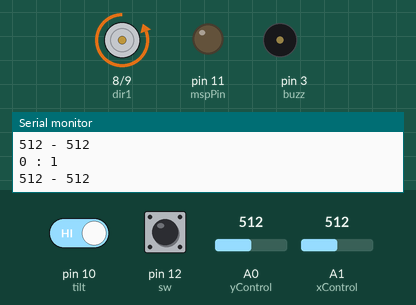
Recording of a sketch running on a simulated Arduino Uno, built with avr-gcc and run on an emulated ATmega328P. Parts: motor-driver pin pairs drawn as motors (green arrow = first pin HIGH = forward, orange = second pin HIGH = backward, longer = more drive), output pins drawn as LEDs (lit = HIGH), buzzer (waves = sounding, pin HIGH), the last lines printed to the serial monitor. Inputs (shaded band) come from the test bench; at power-on: A0 (yControl) = 512, pin 12 (sw) LOW, pin 10 (tilt) HIGH, A1 (xControl) = 512.

Above: at 1.2 s.
1.3 s: A0 (yControl) set to 488
At 2.5 s:
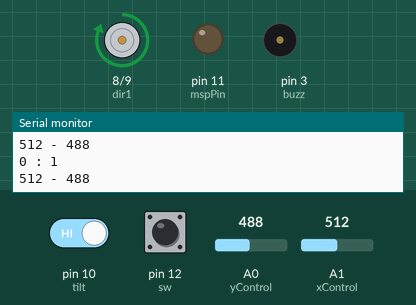
2.8 s: pin 12 (sw) pulled HIGH for 0.15 s
4.4 s: pin 10 (tilt) driven LOW
At 5.4 s:
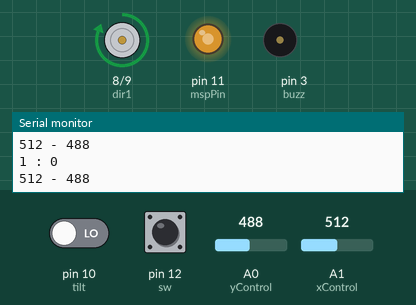
5.9 s: A1 (xControl) set to 716
At 6.3 s:
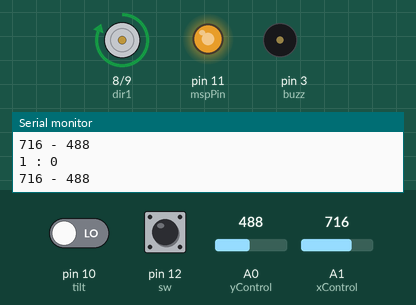
7.4 s: A0 (yControl) set to 510
At 8.5 s:
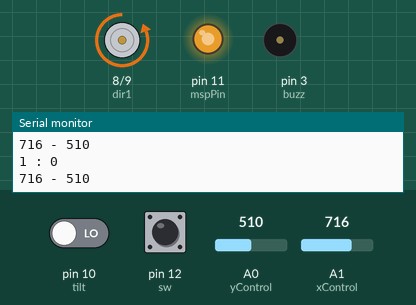
8.9 s: A1 (xControl) set to 511
At 9.6 s:
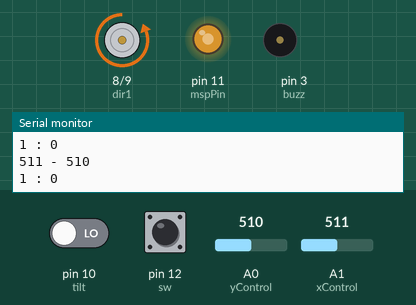
Timing chart, 0 to 11.4 s (numbered marks = the images above; inputs shaded):
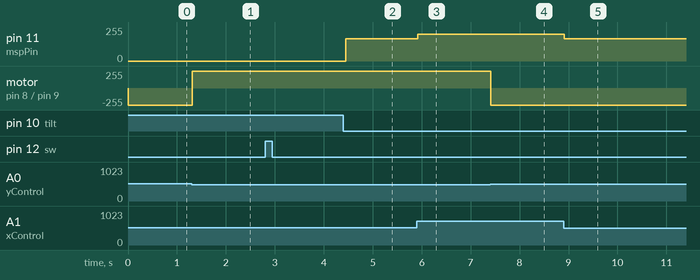

The sketch:

DCmotor.ino
```cpp
int dir1 = 8;
int dir2 = 9;
int mspPin = 11;
int motorspeed = 255;
int buzz = 3;

int yControl = A0;
int xControl = A1;

int oldValue = 0;
int sw = 12;
int tilt = 10;
boolean start = false;


void setup() {
  // put your setup code here, to run once:
  pinMode(dir1, OUTPUT);
  pinMode(dir2, OUTPUT);
  pinMode(mspPin, OUTPUT);
  pinMode(sw, INPUT);
  pinMode(tilt, INPUT);
  pinMode(xControl, INPUT);
  pinMode(yControl, INPUT);
  digitalWrite(tilt, HIGH);
  digitalWrite(dir1, HIGH);
  digitalWrite(dir2, LOW);
  pinMode(buzz, OUTPUT);
  Serial.begin(9600);
}

void loop() {
  // put your main code here, to run repeatedly:
  Serial.print(analogRead(xControl));
  Serial.print(" - ");
  Serial.println(analogRead(yControl));
  int newValue = digitalRead(sw);
  if (newValue == 1 && oldValue == 0) {
    start = !start;
  }
  oldValue = newValue;
  int tiltState = digitalRead(tilt);

  motorspeed = 175.0 / 1023.0 * analogRead(xControl) + 80;
  if (analogRead(yControl) > 500) {
    digitalWrite(dir1, LOW);
    digitalWrite(dir2, HIGH);
  } else {
    digitalWrite(dir1, HIGH);
    digitalWrite(dir2, LOW);
  }
  if (start) {
    analogWrite(mspPin, motorspeed);
  } else {
    analogWrite(mspPin, 0);
  }

  if (start && tiltState == 1) {
    analogWrite(mspPin, 0);
  } else {
    if (start && tiltState == 0) {
        analogWrite(mspPin, motorspeed);
    }
  }

  Serial.print(start);
  Serial.print(" : ");
  Serial.print(tiltState);
  Serial.println();
}
```

Measured:
- the behaviour switches between 501 and 500 on A0 (yControl) (found by bisection; images 0 and 1)
- after the input at 1.3 s, motor on pin 8 (dir1) / pin 9 (dir2): backward 255/255 → forward 255/255 at once
- after the input at 4.4 s, pin 11 (mspPin): 0/255 → 167/255 after 0.05 s
- after the input at 5.9 s, pin 11 (mspPin): 167/255 → 202/255 at once
- after the input at 7.4 s, motor on pin 8 (dir1) / pin 9 (dir2): forward 255/255 → backward 255/255 at once
- after the input at 8.9 s, pin 11 (mspPin): 202/255 → 167/255 at once
